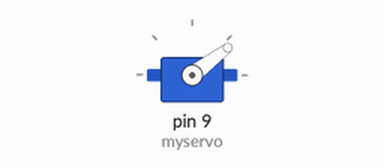
This sketch was run on a simulated Arduino Uno, built with avr-gcc and run on an emulated ATmega328P. Shown: servo.

Above: at 0.05 s.
At 0.15 s:
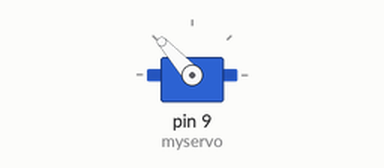
At 0.3 s:
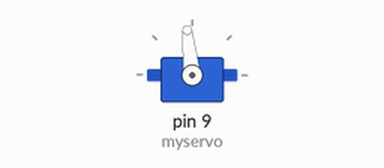
Timing chart, 0 to 3.0 s (numbered marks = the images above):
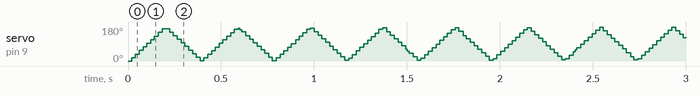

The sketch:

SERVO_METER.ino
```cpp
#include<Servo.h>
Servo myservo;
int pos=0;
void setup() {
  // put your setup code here, to run once:
  myservo.attach(9);
}

void loop() {
  // put your main code here, to run repeatedly:
  for(pos=0;pos<=180;pos+=1)
  {
    myservo.write(pos);
    delay(1);
  }
  for(pos=180;pos>=0;pos-=1)
  {
    myservo.write(pos);
    delay(1);
  }
}
```
